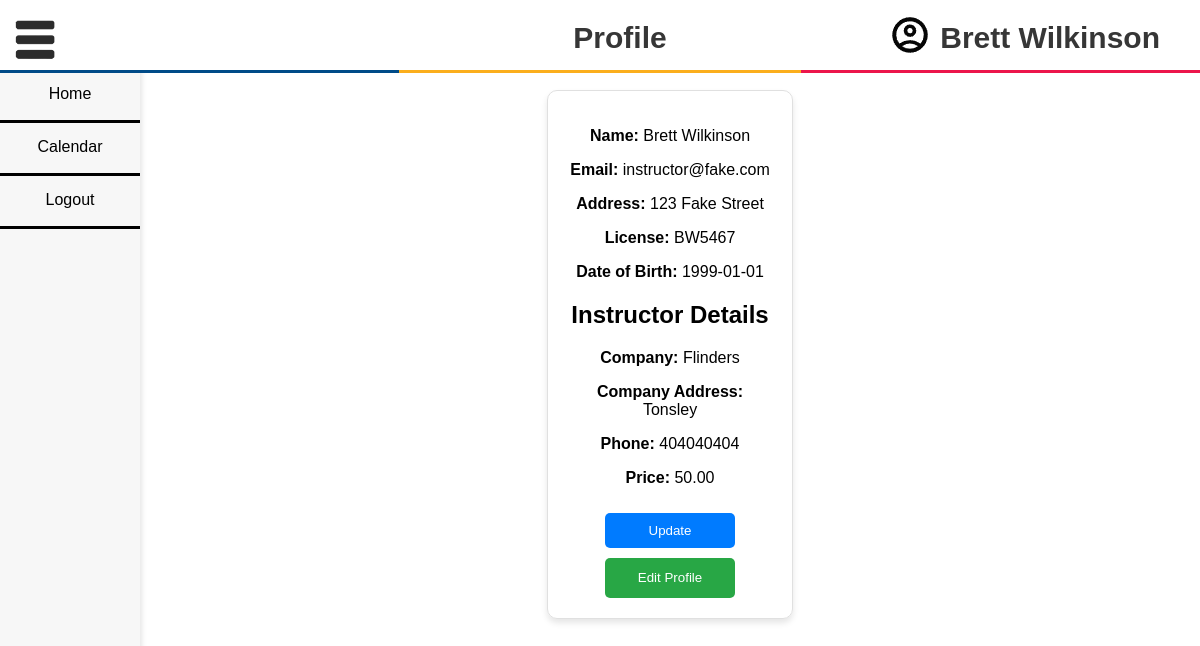
Page /profile/profile.php (signed in) on the committed database.
### tables this page shows
CREATE TABLE `users` (
  `id` int(11) NOT NULL,
  `username` varchar(100) NOT NULL,
  `email` varchar(100) NOT NULL,
  `password` char(255) NOT NULL,
  `address` varchar(100) NOT NULL,
  `license` varchar(100) NOT NULL,
  `dob` date NOT NULL,
  `user_type` enum('learner','instructor','government','qsd') NOT NULL,
  `contact_number` char(10) DEFAULT NULL
);

CREATE TABLE `instructors` (
  `user_id` int(11) NOT NULL,
  `username` varchar(100) NOT NULL,
  `company` varchar(100) NOT NULL,
  `company_address` varchar(100) NOT NULL,
  `phone` int(11) NOT NULL,
  `price` decimal(10,2) NOT NULL
);

### profile/profile.php (the view, shortened to what this page needs)
<?php
require_once "../inc/dbconn.inc.php";
$user_id = $_SESSION['userid'];
$name = $_SESSION['username'];
$user_type = $_SESSION['user_type'];
$result = mysqli_query($conn, "SELECT email, address, license, dob FROM users WHERE id = $user_id");
$row = mysqli_fetch_assoc($result);
$email = $row['email'];
$address = $row['address'];
$license = $row['license'];
$dob = $row['dob'];
if ($user_type == 'instructor') {
    $result = mysqli_query($conn, "SELECT company, company_address, phone, price FROM instructors WHERE user_id = $user_id");
    $row = mysqli_fetch_assoc($result);
    $company = $row['company'];
    $company_address = $row['company_address'];
    $phone = $row['phone'];
    $price = $row['price'];
} else if ($user_type == 'qsd') {
    $result = mysqli_query($conn, "SELECT learner_id FROM qsd_learners WHERE qsd_id = $user_id");
}
?>
<!DOCTYPE html>
<html lang="en">
<head>
    <link rel="stylesheet" href="../styles/styles.css">
</head>
<body>
    <?php include_once "../inc/sidebar.inc.php"; ?>
    <div id="content">
    <div id = "profile-content">
        <form id="editForm" action="update-profile.php" method="post">
            <p class="detail"><strong>Name:</strong> <?php echo htmlspecialchars($name); ?></p>
            <p class="detail"><strong>Email:</strong> <?php echo htmlspecialchars($email); ?></p>
            <p class="detail"><strong>Address:</strong> <?php echo htmlspecialchars($address); ?></p>
            <p class="detail"><strong>License:</strong> <?php echo htmlspecialchars($license); ?></p>
            <p class="detail"><strong>Date of Birth:</strong> <?php echo htmlspecialchars($dob); ?></p>
            <?php if ($user_type == 'instructor'): ?>
            <h2>Instructor Details</h2>
            <p class="detail"><strong>Company:</strong> <?php echo htmlspecialchars($company); ?></p>
            <p class="detail"><strong>Company Address:</strong> <?php echo htmlspecialchars($company_address); ?></p>
            <p class="detail"><strong>Phone:</strong> <?php echo htmlspecialchars($phone); ?></p>
            <p class="detail"><strong>Price:</strong> <?php echo htmlspecialchars($price); ?></p>
            <?php endif; ?>
        <input id = "updateProfile" type="submit" value="Update">
        </form>
        <button id="editButton">Edit Profile</button>
    </div>
    </div>
</body>
</html>

### inc/sidebar.inc.php (shortened to what this page needs)
<head>
    <link rel="stylesheet" href="../styles/sidebar.css">
    <link rel="stylesheet" href="../styles/styles.css">
</head>
<div id="banner">
    <div>
        <img id="menuIcon" src="../images/menu.png" alt="Menu Icon" style="width:40px;height:40px;">
        <?php echo "<div id =\"title\"></div> <a href=\"../profile/profile.php\"><div id = \"banner-username\">".htmlspecialchars($_SESSION['username'])."</div>"; ?>
        <img id="profileIcon" src="../images/profile.png" alt="Profile Icon" style="width:40px;height:40px;"></a>
    </div>
</div>
<div id="sidebar">
    <?php
        if ($_SESSION['user_type'] == 'learner') {
            echo
            "<ul>
                <li><a href='../dashboard/welcome.php'>Home</a></li>
                <li><a href='../students/logbook.php'>Logbook</a></li>
                <li><a href='../students/cbt&a.php'>CBT&A</a></li>
                <li><a href='../payments/payments.php'>Payments</a></li>
                <li><a href='../lessons/lessons.php'>Lessons</a></li>
                <li><a href='../login/logout.php'>Logout</a></li>
            </ul>";
        } elseif ($_SESSION['user_type'] == 'instructor') {
            echo "
            <ul>
            <li><a href='../dashboard/welcome-instructor.php'>Home</a></li>
            <li><a href='../calendar/calendar.php'>Calendar</a></li>";
            echo "<li><a href='../login/logout.php'>Logout</a></li>
            </ul>";
        }
    ?>
</div>

### styles/styles.css (style rules this page uses)
body { font-family: Arial, sans-serif; margin: 0; padding: 0; }
body > #content { top:70px; position:relative; transition: margin-left 0.5s ease; padding: 20px; margin:auto; }
#profile-content { width: 20%; padding: 20px; margin-top: 6%; text-align: center; border: 1px solid #e0e0e0; border-radius: 10px; box-shadow: 0 4px 6px rgba(0, 0, 0, 0.1); margin: auto; }
p.detail { text-align: center; }
#updateProfile { background-color: #007bff; color: white; padding: 10px 20px; width: 130px; border: none; border-radius: 5px; cursor: pointer; margin-top: 10px; margin-bottom: 10px; }
#editButton { background-color: #28a745; line-height: 1.5; color: white; padding: 10px 20px; width: 130px; border: none; border-radius: 5px; cursor: pointer; }

### styles/sidebar.css (style rules this page uses)
#sidebar { position: fixed; float: left; overflow: hidden; transition: width 0.5s ease; height: 100vmin; top: 70px; background-color: #f7f7f7; box-shadow: 2px 0 5px rgba(0, 0, 0, 0.1); z-index: 9; }
#sidebar > ul { list-style-type: none; padding:0px; margin:0px; text-align: center; }
#sidebar > ul > li { height: 50px; border-bottom:#000; border-bottom-width: 3px; border-bottom-style:solid; }
#sidebar > ul > li > a { width:100%; height:100%; line-height: 300%; position: relative; text-decoration: none; color: black; text-align: center; margin: auto; display: block; }
#banner { background-color: white; height: 30px; padding: 20px 0; line-height: 35px; color: #363636; text-align: center; font-size: 30px; font-weight: bolder; position:fixed; width: 100vmax; top: 0px; z-index: 10; border-bottom-style:solid; border-width: 3px 0px; border-image: linear-gradient(to right, #004b88 33.33%, #fbae1d 33.33%, #fbae1d 66.66%,#ec164b 66.66%) 3; display: inline; }
#menuIcon { float: left; position: relative; left: 15px; cursor: pointer; }
#profileIcon { float: right; position: relative; right: 50px; bottom: 40px; }
#banner-username { color: #363636; font-weight: bold; position: relative; float: right; right: 40px; bottom: 35px; }

### rows in the picture
users: email "instructor@fake.com", address "123 Fake Street", license "BW5467", dob "1999-01-01"
instructors: company "Flinders", company_address "Tonsley", phone "404040404", price "50.00"

### other values in the picture
$_SESSION['username'] "Brett Wilkinson"
$name "Brett Wilkinson"
